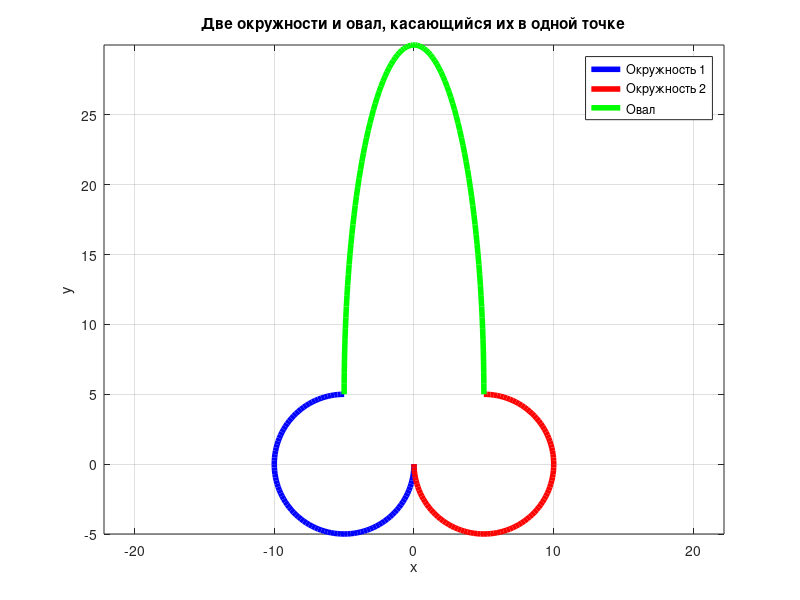

Recreate this plot in MATLAB.
clc; % Очищает командное окно
clear; % Очищает все переменные

% Параметры окружностей
r = 5; % Радиус обеих окружностей

% Центры окружностей
center1 = [-r, 0]; % Центр первой окружности (слева)
center2 = [r, 0];  % Центр второй окружности (справа)

% Углы для построения окружностей
theta_1 = linspace(0, -1.5*pi, 100); % Полный круг
theta_2 = linspace(0, 1.5*pi, 100); % Полный круг
theta = linspace(0, 1*pi, 100); % Полный круг

% Координаты точек для первой окружности
x1 = r * cos(theta_1) + center1(1);
y1 = r * sin(theta_1) + center1(2);

% Координаты точек для второй окружности
x2 = r * -cos(theta_2) + center2(1);
y2 = r * -sin(theta_2) + center2(2);

% Параметры эллипса (овал)
a = 2 * r; % Горизонтальная полуось эллипса (расстояние между центрами окружностей)
b = 5 * r;     % Вертикальная полуось эллипса, чтобы касаться окружностей

% Центр эллипса (находится между окружностями)
center_ellipse = [0, 5]; % Центр эллипса посередине

% Координаты для эллипса
x_ellipse = a * cos(theta) / 2 + center_ellipse(1); % Горизонтальная полуось
y_ellipse = b * sin(theta) + center_ellipse(2);    % Вертикальная полуось

% Построение графика
figure;
plot(x1, y1, 'b-', 'LineWidth', 4); % Первая окружность
hold on;
plot(x2, y2, 'r-', 'LineWidth', 4); % Вторая окружность
plot(x_ellipse, y_ellipse, 'g-', 'LineWidth', 4); % Эллипс (овал)

% Оформление графика
axis equal;
grid on;
xlabel('x');
ylabel('y');
title('Две окружности и овал, касающийся их в одной точке');
legend('Окружность 1', 'Окружность 2', 'Овал');

hold off;